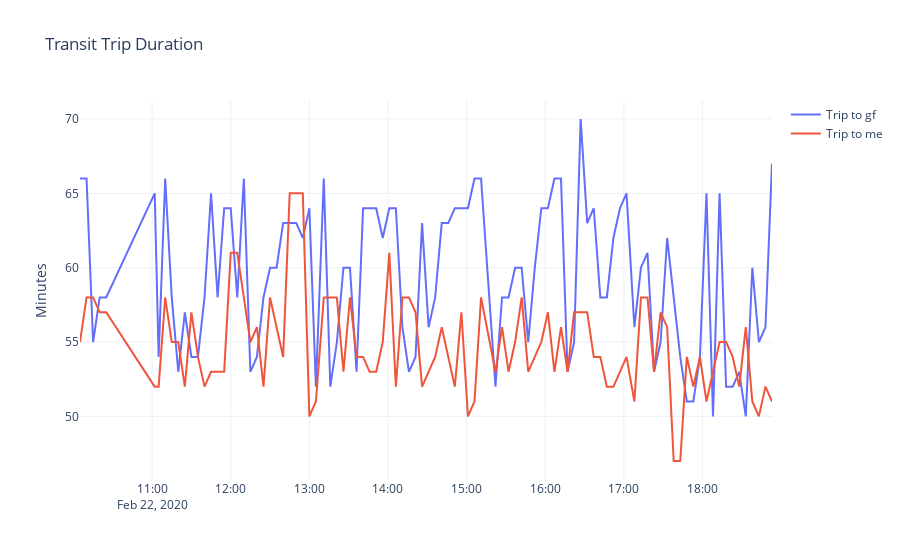

This figure's notebook cell:
### Code cell
fig = go.Figure()

for trip in trips:

    fig.add_trace(go.Scatter(
        x = trip.departure_time,
        y = trip.trip_duration,
        name = trip['trip_direction_text'].values[0],
#         mode = 'markers'
    ))
    
fig.update_layout(
    title = 'Transit Trip Duration',
    yaxis_title = 'Minutes',
    template = 'plotly_white'
)

fig.show()
